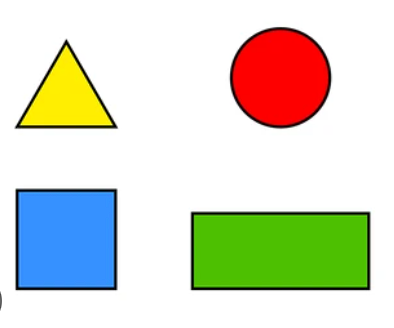
#> input picture image.png, 394 x 328 px
$ python 7-cv.py
#> lines starting #> are read from the running program, lines starting #| are printed output that depends on the picture; after the words box and inside, x2 and y2 are one past the last pixel; in counts of white or black regions, pixels touching at a corner belong together
import cv2
import numpy as np

img = cv2.imread("image.png")
#> img is the input picture: shape (328, 394, 3); mean B, G, R 200.3, 218.1, 215
img = cv2.resize(img,(600,700))
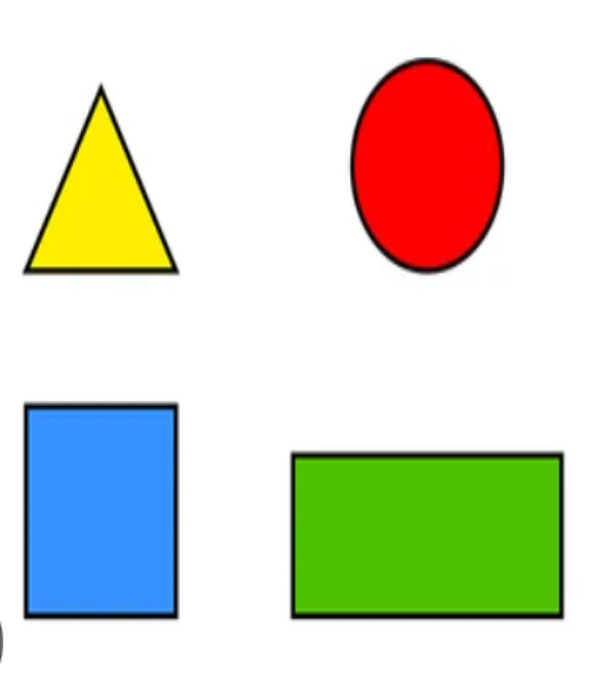
#> img: shape (700, 600, 3); mean B, G, R 200.3, 218.1, 214.9
img1 = cv2.cvtColor(img,cv2.COLOR_BGR2GRAY)
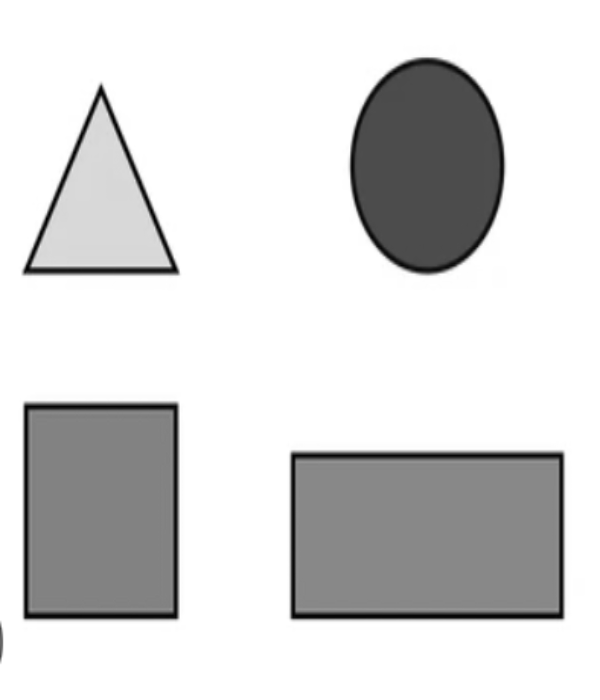
#> img1: shape (700, 600); min 0, max 255, mean 215.1

ret,thresh = cv2.threshold(img1,240,255,cv2.THRESH_BINARY_INV)
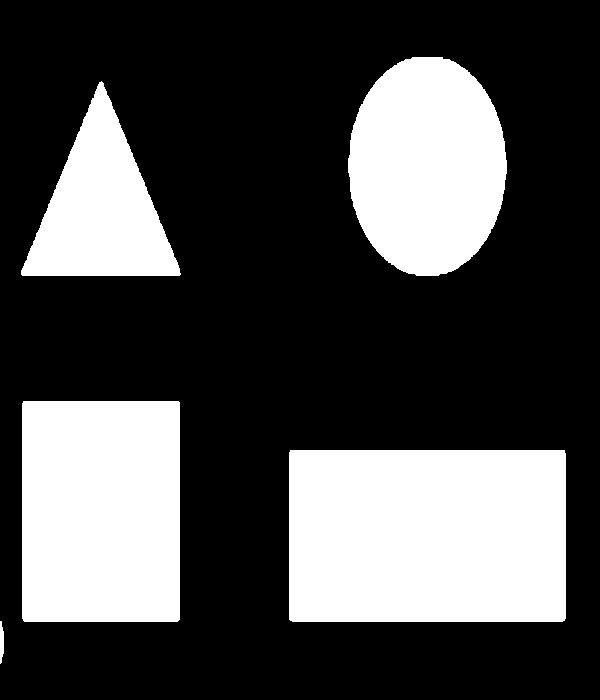
#> thresh: shape (700, 600); 30.1% white; 5 white regions

#findcontour(img,contour_retrival_mode,method)
cnts,hier = cv2.findContours(thresh,cv2.RETR_TREE,cv2.CHAIN_APPROX_SIMPLE)
#> cnts = 5 contours; box (x1, y1, x2, y2) and area: (289, 450, 566, 622) 47185, (22, 401, 180, 622) 34533, (348, 57, 507, 276) 27142, (21, 81, 181, 276) 15924, (0, 621, 4, 664) 94
#Here cnts is a list of contours. ANd each contour is an array with x, y cordinate
#hier variable called hierarchy and it contain image information.
# print("Number of contour==",cnts,"\ntotal contour==",len(cnts))
# print("Hierarchy==\n",hier)

# loop over the contours
for c in cnts:
    # compute the center of the contour
    #an image moment is a certain particular weighted average (moment) of the image pixels
    M = cv2.moments(c)
    # print("M==",M)
    cX = int(M["m10"] / M["m00"])
    cY = int(M["m01"] / M["m00"])
    # draw the contour and center of the shape on the image
    cv2.drawContours(img, [c], -1, (0, 255, 0), 2)
    cv2.circle(img, (cX, cY), 7, (255, 255, 255), -1)
    cv2.putText(img, "center", (cX - 20, cY - 20),cv2.FONT_HERSHEY_SIMPLEX, 0.5, (255, 255, 255), 2)
#> this loop made 5 passes
#> (cX, cY) on passes 1 to 5: (1, 641), (426, 535), (100, 510), (100, 209), (426, 165)
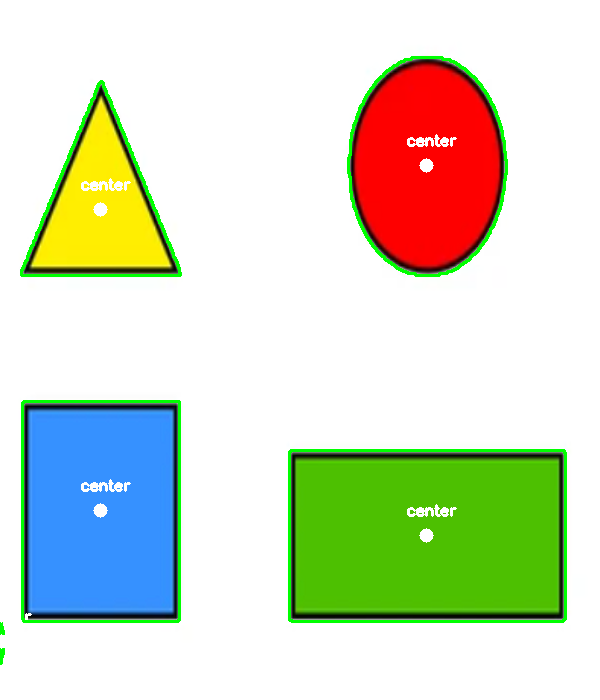
#> img: shape (700, 600, 3); 2.64% of pixels changed, all inside (x1, y1, x2, y2) = (0, 56, 567, 665)

cv2.imshow("original===",img)
cv2.imshow("gray==",img1)
cv2.imshow("thresh==",thresh)
cv2.waitKey(0)
cv2.destroyAllWindows()
